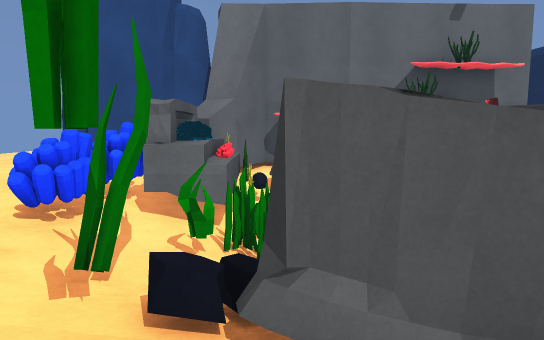
view 1 (above)

24 first-person views from a walk through a Unity game level. The camera is 1.3 m above the floor, tilts 6° down and sees 70° across. The floor is counted in squares, 1 m on a side. Each view is taken from the middle of a square. On the plan, view 1 faces up. The plan holds only what a view shows up to about 16 squares ahead; the rest is blank. Some animated figures are left out.

view 2
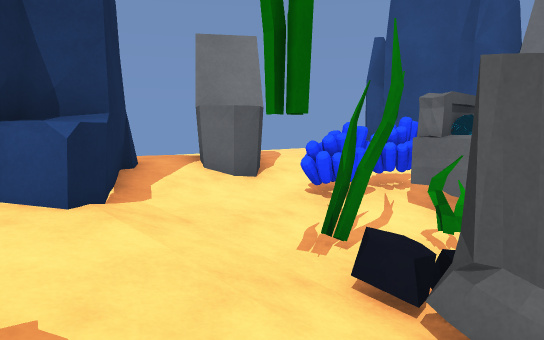

view 3
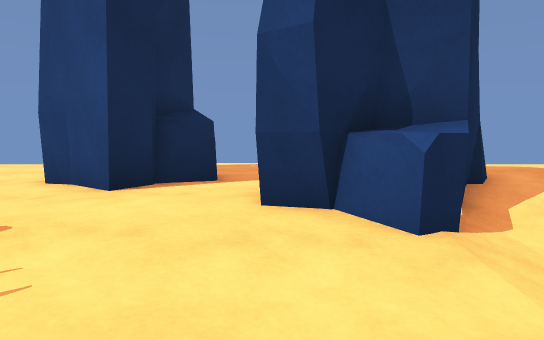

view 4
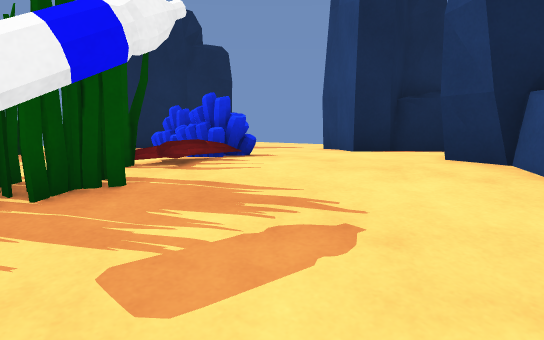

view 5
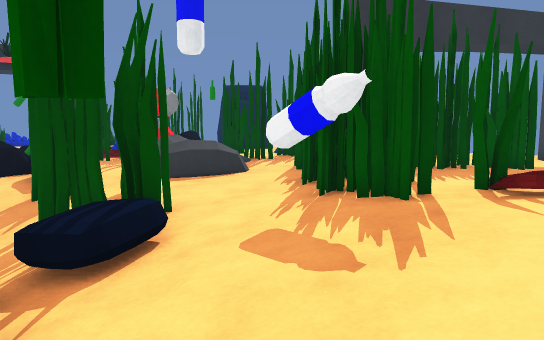

view 6
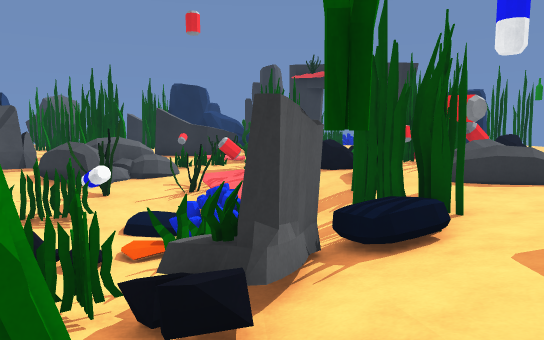

view 7
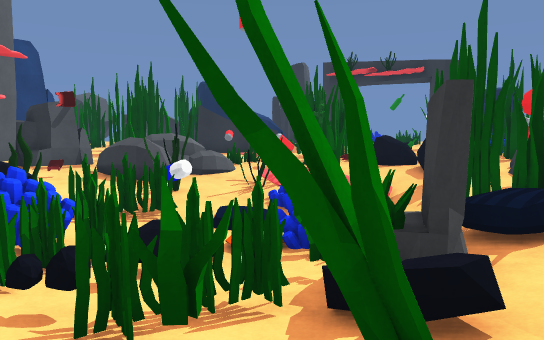

view 8
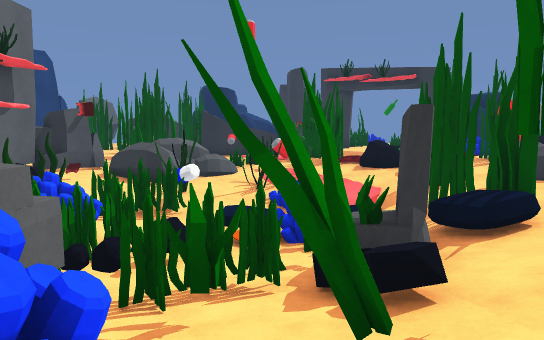

view 9
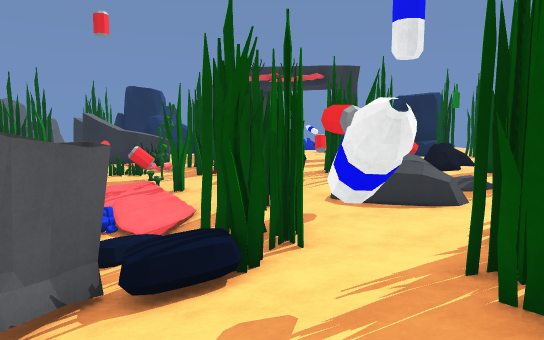

view 10
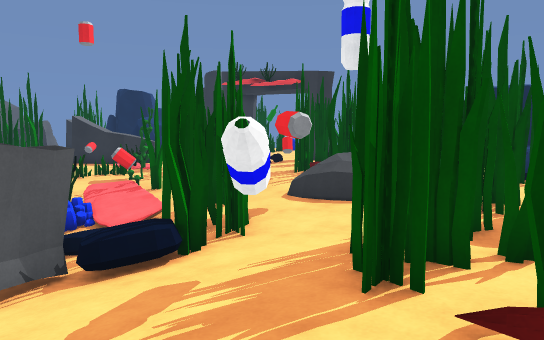

view 11
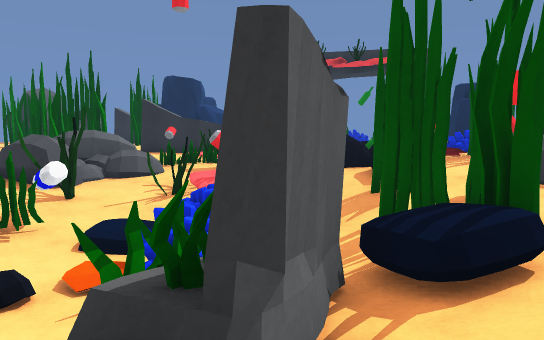

view 12
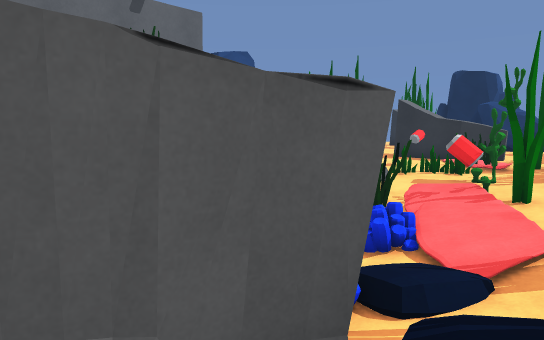

view 13
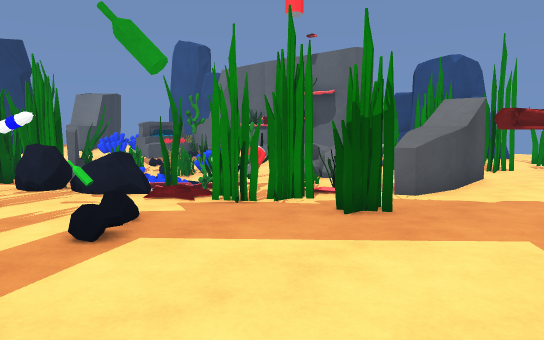

view 14
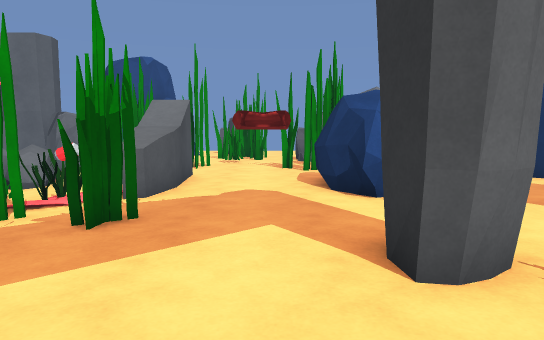

view 15
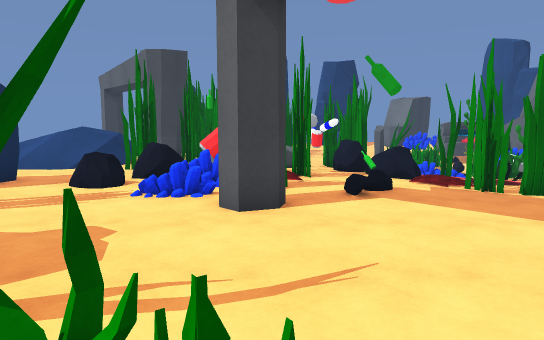

view 16
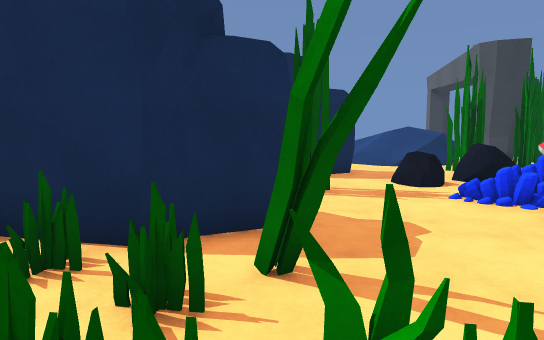

view 17
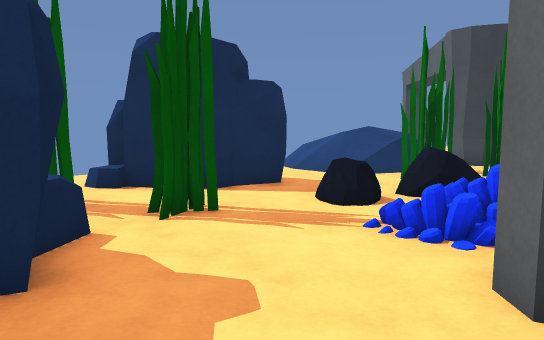

view 18
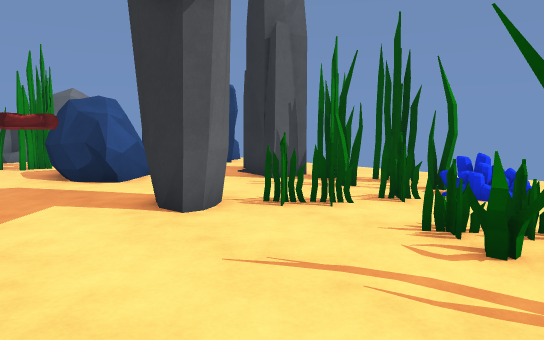

view 19
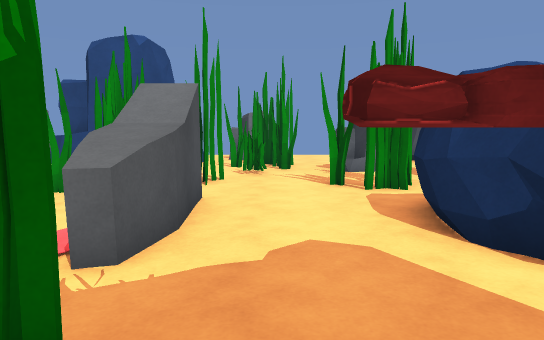

view 20
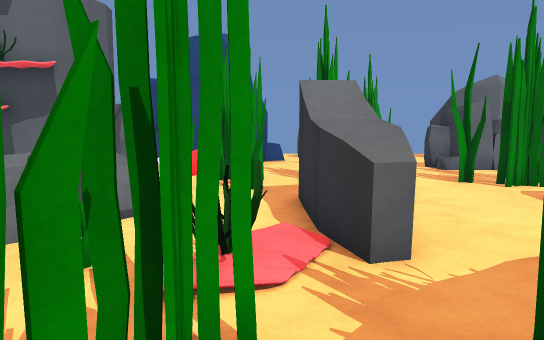

view 21
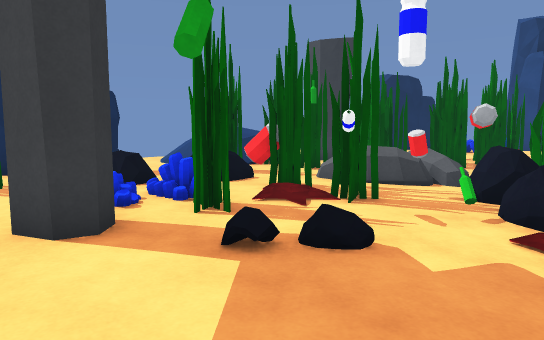

view 22
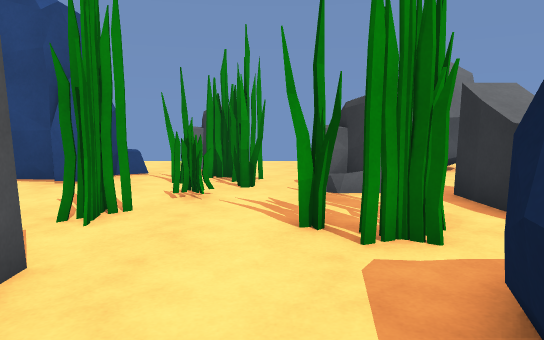

view 23
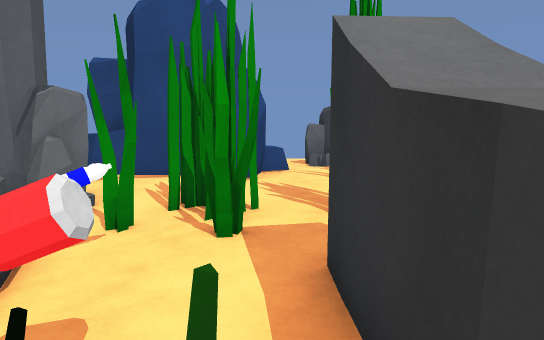

view 24
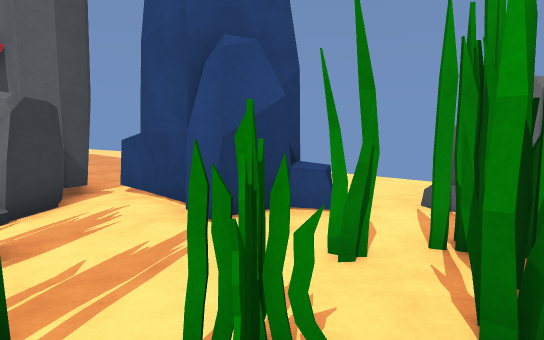

### Floor plan
Key: @ floor where view 1 was taken; # wall or solid block; x gap in a wall; . main floor; : floor 0.25 m higher than the main floor; - floor 0.25 m lower than the main floor; _ floor 0.5 m lower than the main floor; < floor 0.75 m lower than the main floor; ( floor 1 m lower than the main floor; ! floor 1.25 m lower than the main floor; / step, stairs or slope; = window, fence, low wall or low ledge; ^ raised ledge; T thing the floor can be seen under or through; O other object.
Columns run from 12 left of view 1 to 27 right of it. Each row starts with its distance up from view 1.
 20                          ...  ..
 19                          ...  ..
 18                           ..##..    O
 17                ---        ..##..  OOO
 16                ---   ##  #^.##..  OO
 15                     T^^####..##.  ..
 14                     TT--....###x# .
 13       #    ##     #####---..##..###
 12       ###  #=   ## _###----.......#
 11    ... #  ###   #= O==_-TTTT....T.^
 10    ...  //########O<=^^xTTTT...TT.
  9     ... -########=< ^^^^O--x-..TT.
  8      ... ###=##=##O#===^---#-...
  7       #.=###===  OO<<=#=-O-#-..#T    ##
  6      ##xx#<### !!(((<__==--^-..###  ..
  5     :x^//_####===#=(<_OO=/-^-...## ...
  4     :x////#=###====<<=##_/---.O.=...##
  3       #////###^ T(<_ #####x#-.O.....#
  2       ##^/////T=T<<< #=###--........x...
  1        #^.////TTT<###== ---.....#...##..
  0   ...: ##...@/#####===O--/......##.###..
 -1   .. ^:::..OOO-_#OO#=O--O/:......=x=##.
 -2     ###:::.### --O#==O##...........###
 -3      ##..=:####--====###x###.....=..=
 -4      #..==..######===#O#.###....##=.
 -5    /....== ....## -# .OO.O=.....#==
 -6   ....     ...  #.##. =^.........=#
 -7 ....       ..#x##====##=.=....###=
 -8 .... ###   ###  ####........x.^ ##
 -9        #   ###  # O#=/........   #
-10                       ..###...
-11                       .=  ##.
-12                            #.
-13                            #.

Where each view was taken, in squares from view 1:
view 1: 0 up, 0 right, facing up
view 2: 0 up, 1 right, facing up-left
view 3: 0 up, 0 right, facing left
view 4: 2 up, 1 right, facing down-left
view 5: 3 up, 3 left, facing down-right
view 6: 3 up, 4 left, facing right
view 7: 5 up, 4 left, facing right
view 8: 5 up, 5 left, facing right
view 9: 0 up, 3 left, facing right
view 10: 1 down, 4 left, facing right
view 11: 3 up, 2 left, facing right
view 12: 1 up, 0 right, facing up-right
view 13: 3 down, 19 right, facing up-left
view 14: 3 down, 18 right, facing up
view 15: 3 down, 22 right, facing left
view 16: 3 down, 22 right, facing down-left
view 17: 3 down, 19 right, facing down-left
view 18: 5 down, 16 right, facing up-right
view 19: 1 up, 17 right, facing up
view 20: 1 up, 14 right, facing up
view 21: 2 up, 17 right, facing down-left
view 22: 5 up, 18 right, facing up
view 23: 5 up, 14 right, facing up
view 24: 11 up, 18 right, facing up-left
